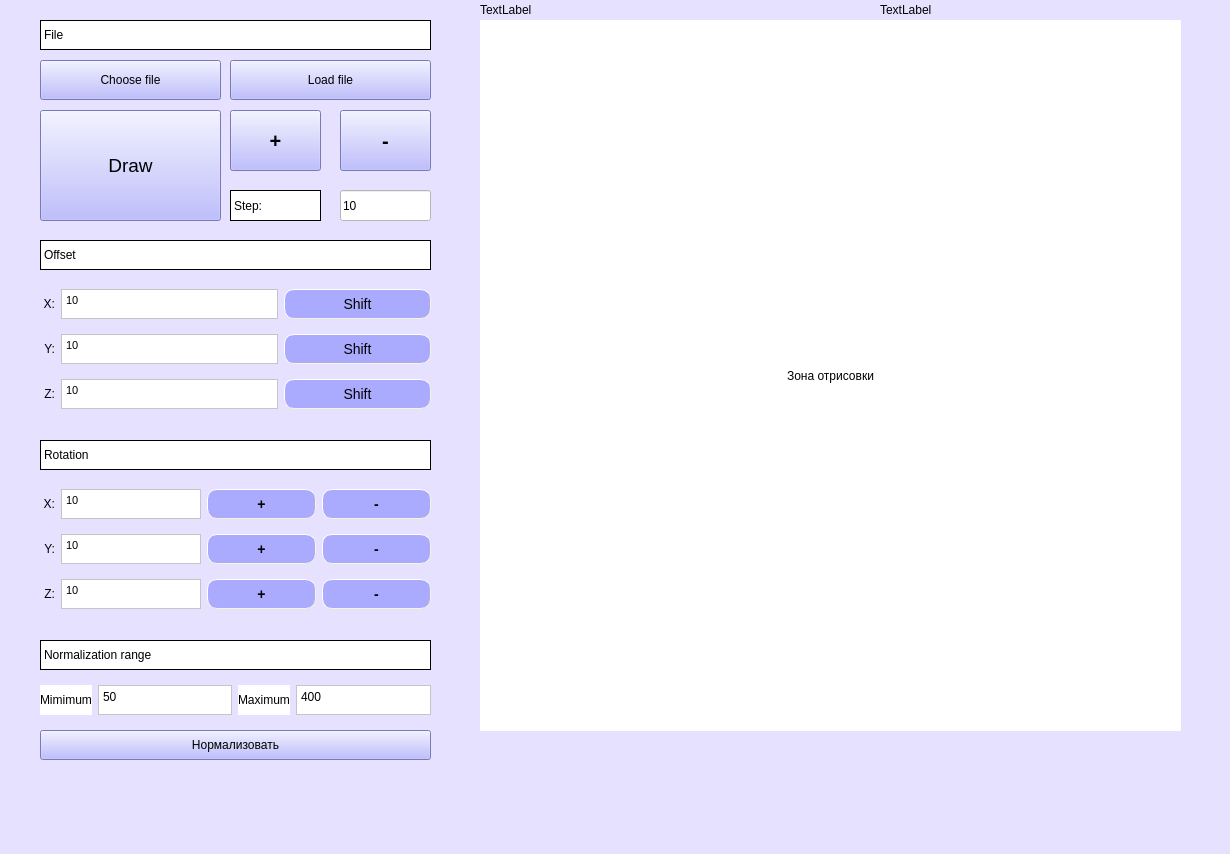
<?xml version="1.0" encoding="UTF-8"?>
<ui version="4.0">
 <class>MainWindow</class>
 <widget class="QMainWindow" name="MainWindow">
  <property name="geometry">
   <rect>
    <x>0</x>
    <y>0</y>
    <width>1230</width>
    <height>854</height>
   </rect>
  </property>
  <property name="windowTitle">
   <string>MainWindow</string>
  </property>
  <property name="styleSheet">
   <string notr="true">background-color: rgb(255, 255, 255);
background-color: rgb(230, 225, 255);</string>
  </property>
  <widget class="QWidget" name="centralwidget">
   <widget class="QLabel" name="draw_label">
    <property name="geometry">
     <rect>
      <x>480</x>
      <y>20</y>
      <width>701</width>
      <height>711</height>
     </rect>
    </property>
    <property name="styleSheet">
     <string notr="true">background-color: rgb(255, 255, 255);</string>
    </property>
    <property name="text">
     <string>Зона отрисовки</string>
    </property>
    <property name="alignment">
     <set>Qt::AlignCenter</set>
    </property>
   </widget>
   <widget class="QLabel" name="fileName_label">
    <property name="geometry">
     <rect>
      <x>40</x>
      <y>20</y>
      <width>391</width>
      <height>30</height>
     </rect>
    </property>
    <property name="styleSheet">
     <string notr="true">color: rgb(0, 0, 0);
border-color: rgb(0, 0, 0);
background-color: rgb(255, 255, 255);</string>
    </property>
    <property name="frameShape">
     <enum>QFrame::Box</enum>
    </property>
    <property name="text">
     <string>File </string>
    </property>
    <property name="wordWrap">
     <bool>true</bool>
    </property>
    <property name="margin">
     <number>5</number>
    </property>
   </widget>
   <widget class="QPushButton" name="fileDialog_btn">
    <property name="geometry">
     <rect>
      <x>40</x>
      <y>60</y>
      <width>181</width>
      <height>40</height>
     </rect>
    </property>
    <property name="minimumSize">
     <size>
      <width>0</width>
      <height>40</height>
     </size>
    </property>
    <property name="styleSheet">
     <string notr="true">background-color: rgb(170, 170, 255);
color: rgb(0, 0, 0);</string>
    </property>
    <property name="text">
     <string>Choose file</string>
    </property>
   </widget>
   <widget class="QPushButton" name="fileLoad_btn">
    <property name="geometry">
     <rect>
      <x>230</x>
      <y>60</y>
      <width>201</width>
      <height>40</height>
     </rect>
    </property>
    <property name="minimumSize">
     <size>
      <width>0</width>
      <height>40</height>
     </size>
    </property>
    <property name="styleSheet">
     <string notr="true">background-color: rgb(170, 170, 255);
color: rgb(0, 0, 0);</string>
    </property>
    <property name="text">
     <string>Load file</string>
    </property>
   </widget>
   <widget class="QPushButton" name="draw_btn">
    <property name="geometry">
     <rect>
      <x>40</x>
      <y>110</y>
      <width>181</width>
      <height>111</height>
     </rect>
    </property>
    <property name="minimumSize">
     <size>
      <width>0</width>
      <height>50</height>
     </size>
    </property>
    <property name="font">
     <font>
      <pointsize>14</pointsize>
     </font>
    </property>
    <property name="styleSheet">
     <string notr="true">background-color: rgb(170, 170, 255);
color: rgb(0, 0, 0);</string>
    </property>
    <property name="text">
     <string>Draw</string>
    </property>
   </widget>
   <widget class="QLabel" name="label_3">
    <property name="geometry">
     <rect>
      <x>40</x>
      <y>240</y>
      <width>391</width>
      <height>30</height>
     </rect>
    </property>
    <property name="styleSheet">
     <string notr="true">color: rgb(0, 0, 0);
border-color: rgb(0, 0, 0);
background-color: rgb(255, 255, 255);</string>
    </property>
    <property name="frameShape">
     <enum>QFrame::Box</enum>
    </property>
    <property name="text">
     <string>Offset</string>
    </property>
    <property name="margin">
     <number>5</number>
    </property>
   </widget>
   <widget class="QWidget" name="gridLayoutWidget">
    <property name="geometry">
     <rect>
      <x>40</x>
      <y>280</y>
      <width>391</width>
      <height>141</height>
     </rect>
    </property>
    <layout class="QGridLayout" name="gridLayout">
     <item row="0" column="0">
      <widget class="QLabel" name="label_4">
       <property name="minimumSize">
        <size>
         <width>15</width>
         <height>0</height>
        </size>
       </property>
       <property name="maximumSize">
        <size>
         <width>16777215</width>
         <height>30</height>
        </size>
       </property>
       <property name="styleSheet">
        <string notr="true">color: rgb(0, 0, 0);</string>
       </property>
       <property name="text">
        <string>X:</string>
       </property>
       <property name="alignment">
        <set>Qt::AlignRight|Qt::AlignTrailing|Qt::AlignVCenter</set>
       </property>
      </widget>
     </item>
     <item row="0" column="2">
      <widget class="QPushButton" name="offset_x_btn">
       <property name="minimumSize">
        <size>
         <width>109</width>
         <height>30</height>
        </size>
       </property>
       <property name="font">
        <font>
         <pointsize>-1</pointsize>
         <italic>false</italic>
         <bold>false</bold>
        </font>
       </property>
       <property name="styleSheet">
        <string notr="true"> QPushButton {
	color: rgb(0, 0, 0);
     background-color: rgb(170, 170, 255);
     border-style: outset;
     border-width: 1px;
     border-radius: 10px;
     border-color: beige;
     font: 14px;
     min-width: 5em;
     padding: 6px;
 }
 QPushButton:pressed {
     background-color: rgb(224, 0, 0);
     border-style: inset;
 }
</string>
       </property>
       <property name="text">
        <string>Shift</string>
       </property>
      </widget>
     </item>
     <item row="1" column="2">
      <widget class="QPushButton" name="offset_y_btn">
       <property name="minimumSize">
        <size>
         <width>147</width>
         <height>30</height>
        </size>
       </property>
       <property name="styleSheet">
        <string notr="true"> QPushButton {
	color: rgb(0, 0, 0);
     background-color: rgb(170, 170, 255);
     border-style: outset;
     border-width: 1px;
     border-radius: 10px;
     border-color: beige;
     font: 14px;
     min-width: 7em;
     padding: 6px;
 }
 QPushButton:pressed {
     background-color: rgb(224, 0, 0);
     border-style: inset;
 }
</string>
       </property>
       <property name="text">
        <string>Shift</string>
       </property>
      </widget>
     </item>
     <item row="0" column="1">
      <widget class="QTextEdit" name="offset_x">
       <property name="maximumSize">
        <size>
         <width>16777215</width>
         <height>30</height>
        </size>
       </property>
       <property name="styleSheet">
        <string notr="true">color: rgb(0, 0, 0);
border-color: rgb(0, 0, 0);
background-color: rgb(255, 255, 255);</string>
       </property>
       <property name="html">
        <string>&lt;!DOCTYPE HTML PUBLIC &quot;-//W3C//DTD HTML 4.0//EN&quot; &quot;http://www.w3.org/TR/REC-html40/strict.dtd&quot;&gt;
&lt;html&gt;&lt;head&gt;&lt;meta name=&quot;qrichtext&quot; content=&quot;1&quot; /&gt;&lt;meta charset=&quot;utf-8&quot; /&gt;&lt;style type=&quot;text/css&quot;&gt;
p, li { white-space: pre-wrap; }
&lt;/style&gt;&lt;/head&gt;&lt;body style=&quot; font-family:'Segoe UI'; font-size:9pt; font-weight:400; font-style:normal;&quot;&gt;
&lt;p style=&quot; margin-top:0px; margin-bottom:0px; margin-left:0px; margin-right:0px; -qt-block-indent:0; text-indent:0px;&quot;&gt;&lt;span style=&quot; font-family:'MS Shell Dlg 2'; font-size:8.25pt;&quot;&gt;10&lt;/span&gt;&lt;/p&gt;&lt;/body&gt;&lt;/html&gt;</string>
       </property>
      </widget>
     </item>
     <item row="1" column="0">
      <widget class="QLabel" name="label_5">
       <property name="minimumSize">
        <size>
         <width>15</width>
         <height>0</height>
        </size>
       </property>
       <property name="maximumSize">
        <size>
         <width>16777215</width>
         <height>30</height>
        </size>
       </property>
       <property name="styleSheet">
        <string notr="true">color: rgb(0, 0, 0);</string>
       </property>
       <property name="text">
        <string>Y:</string>
       </property>
       <property name="alignment">
        <set>Qt::AlignRight|Qt::AlignTrailing|Qt::AlignVCenter</set>
       </property>
      </widget>
     </item>
     <item row="1" column="1">
      <widget class="QTextEdit" name="offset_y">
       <property name="maximumSize">
        <size>
         <width>16777215</width>
         <height>30</height>
        </size>
       </property>
       <property name="styleSheet">
        <string notr="true">color: rgb(0, 0, 0);
border-color: rgb(0, 0, 0);
background-color: rgb(255, 255, 255);color: rgb(0, 0, 0);</string>
       </property>
       <property name="html">
        <string>&lt;!DOCTYPE HTML PUBLIC &quot;-//W3C//DTD HTML 4.0//EN&quot; &quot;http://www.w3.org/TR/REC-html40/strict.dtd&quot;&gt;
&lt;html&gt;&lt;head&gt;&lt;meta name=&quot;qrichtext&quot; content=&quot;1&quot; /&gt;&lt;meta charset=&quot;utf-8&quot; /&gt;&lt;style type=&quot;text/css&quot;&gt;
p, li { white-space: pre-wrap; }
&lt;/style&gt;&lt;/head&gt;&lt;body style=&quot; font-family:'Segoe UI'; font-size:9pt; font-weight:400; font-style:normal;&quot;&gt;
&lt;p style=&quot; margin-top:0px; margin-bottom:0px; margin-left:0px; margin-right:0px; -qt-block-indent:0; text-indent:0px;&quot;&gt;&lt;span style=&quot; font-family:'MS Shell Dlg 2'; font-size:8.25pt;&quot;&gt;10&lt;/span&gt;&lt;/p&gt;&lt;/body&gt;&lt;/html&gt;</string>
       </property>
      </widget>
     </item>
     <item row="2" column="0">
      <widget class="QLabel" name="label_6">
       <property name="minimumSize">
        <size>
         <width>15</width>
         <height>0</height>
        </size>
       </property>
       <property name="maximumSize">
        <size>
         <width>16777215</width>
         <height>30</height>
        </size>
       </property>
       <property name="styleSheet">
        <string notr="true">color: rgb(0, 0, 0);</string>
       </property>
       <property name="text">
        <string>Z:</string>
       </property>
       <property name="alignment">
        <set>Qt::AlignRight|Qt::AlignTrailing|Qt::AlignVCenter</set>
       </property>
      </widget>
     </item>
     <item row="2" column="1">
      <widget class="QTextEdit" name="offset_z">
       <property name="maximumSize">
        <size>
         <width>16777215</width>
         <height>30</height>
        </size>
       </property>
       <property name="styleSheet">
        <string notr="true">color: rgb(0, 0, 0);
border-color: rgb(0, 0, 0);
background-color: rgb(255, 255, 255);color: rgb(0, 0, 0);</string>
       </property>
       <property name="html">
        <string>&lt;!DOCTYPE HTML PUBLIC &quot;-//W3C//DTD HTML 4.0//EN&quot; &quot;http://www.w3.org/TR/REC-html40/strict.dtd&quot;&gt;
&lt;html&gt;&lt;head&gt;&lt;meta name=&quot;qrichtext&quot; content=&quot;1&quot; /&gt;&lt;meta charset=&quot;utf-8&quot; /&gt;&lt;style type=&quot;text/css&quot;&gt;
p, li { white-space: pre-wrap; }
&lt;/style&gt;&lt;/head&gt;&lt;body style=&quot; font-family:'Segoe UI'; font-size:9pt; font-weight:400; font-style:normal;&quot;&gt;
&lt;p style=&quot; margin-top:0px; margin-bottom:0px; margin-left:0px; margin-right:0px; -qt-block-indent:0; text-indent:0px;&quot;&gt;&lt;span style=&quot; font-family:'MS Shell Dlg 2'; font-size:8.25pt;&quot;&gt;10&lt;/span&gt;&lt;/p&gt;&lt;/body&gt;&lt;/html&gt;</string>
       </property>
      </widget>
     </item>
     <item row="2" column="2">
      <widget class="QPushButton" name="offset_z_btn">
       <property name="minimumSize">
        <size>
         <width>109</width>
         <height>30</height>
        </size>
       </property>
       <property name="styleSheet">
        <string notr="true"> QPushButton {
	color: rgb(0, 0, 0);
     background-color: rgb(170, 170, 255);
     border-style: outset;
     border-width: 1px;
     border-radius: 10px;
     border-color: beige;
     font: 14px;
     min-width: 5em;
     padding: 6px;
 }
 QPushButton:pressed {
     background-color: rgb(224, 0, 0);
     border-style: inset;
 }
</string>
       </property>
       <property name="text">
        <string>Shift</string>
       </property>
      </widget>
     </item>
    </layout>
   </widget>
   <widget class="QLabel" name="label_7">
    <property name="geometry">
     <rect>
      <x>40</x>
      <y>440</y>
      <width>391</width>
      <height>30</height>
     </rect>
    </property>
    <property name="styleSheet">
     <string notr="true">color: rgb(0, 0, 0);
border-color: rgb(0, 0, 0);
background-color: rgb(255, 255, 255);</string>
    </property>
    <property name="frameShape">
     <enum>QFrame::Box</enum>
    </property>
    <property name="text">
     <string>Rotation</string>
    </property>
    <property name="margin">
     <number>5</number>
    </property>
   </widget>
   <widget class="QWidget" name="gridLayoutWidget_2">
    <property name="geometry">
     <rect>
      <x>40</x>
      <y>480</y>
      <width>391</width>
      <height>141</height>
     </rect>
    </property>
    <layout class="QGridLayout" name="gridLayout_2">
     <item row="0" column="2">
      <widget class="QPushButton" name="rotate_x_btn">
       <property name="minimumSize">
        <size>
         <width>109</width>
         <height>30</height>
        </size>
       </property>
       <property name="styleSheet">
        <string notr="true"> QPushButton {
	color: rgb(0, 0, 0);
     background-color: rgb(170, 170, 255);
     border-style: outset;
     border-width: 1px;
     border-radius: 10px;
     border-color: beige;
     font: bold 14px;
     min-width: 5em;
     padding: 6px;
 }
 QPushButton:pressed {
     background-color: rgb(224, 0, 0);
     border-style: inset;
 }
</string>
       </property>
       <property name="text">
        <string>+</string>
       </property>
      </widget>
     </item>
     <item row="1" column="2">
      <widget class="QPushButton" name="rotate_y_btn">
       <property name="minimumSize">
        <size>
         <width>109</width>
         <height>30</height>
        </size>
       </property>
       <property name="styleSheet">
        <string notr="true"> QPushButton {
	color: rgb(0, 0, 0);
     background-color: rgb(170, 170, 255);
     border-style: outset;
     border-width: 1px;
     border-radius: 10px;
     border-color: beige;
     font: bold 14px;
     min-width: 5em;
     padding: 6px;
 }
 QPushButton:pressed {
     background-color: rgb(224, 0, 0);
     border-style: inset;
 }
</string>
       </property>
       <property name="text">
        <string>+</string>
       </property>
      </widget>
     </item>
     <item row="1" column="0">
      <widget class="QLabel" name="label_10">
       <property name="minimumSize">
        <size>
         <width>15</width>
         <height>0</height>
        </size>
       </property>
       <property name="maximumSize">
        <size>
         <width>16777215</width>
         <height>30</height>
        </size>
       </property>
       <property name="styleSheet">
        <string notr="true">color: rgb(0, 0, 0);</string>
       </property>
       <property name="text">
        <string>Y:</string>
       </property>
       <property name="alignment">
        <set>Qt::AlignRight|Qt::AlignTrailing|Qt::AlignVCenter</set>
       </property>
      </widget>
     </item>
     <item row="0" column="1">
      <widget class="QTextEdit" name="rotation_x">
       <property name="maximumSize">
        <size>
         <width>16777215</width>
         <height>30</height>
        </size>
       </property>
       <property name="styleSheet">
        <string notr="true">color: rgb(0, 0, 0);
border-color: rgb(0, 0, 0);
background-color: rgb(255, 255, 255);</string>
       </property>
       <property name="frameShadow">
        <enum>QFrame::Plain</enum>
       </property>
       <property name="html">
        <string>&lt;!DOCTYPE HTML PUBLIC &quot;-//W3C//DTD HTML 4.0//EN&quot; &quot;http://www.w3.org/TR/REC-html40/strict.dtd&quot;&gt;
&lt;html&gt;&lt;head&gt;&lt;meta name=&quot;qrichtext&quot; content=&quot;1&quot; /&gt;&lt;meta charset=&quot;utf-8&quot; /&gt;&lt;style type=&quot;text/css&quot;&gt;
p, li { white-space: pre-wrap; }
&lt;/style&gt;&lt;/head&gt;&lt;body style=&quot; font-family:'Segoe UI'; font-size:9pt; font-weight:400; font-style:normal;&quot;&gt;
&lt;p style=&quot; margin-top:0px; margin-bottom:0px; margin-left:0px; margin-right:0px; -qt-block-indent:0; text-indent:0px;&quot;&gt;&lt;span style=&quot; font-family:'MS Shell Dlg 2'; font-size:8.25pt;&quot;&gt;10&lt;/span&gt;&lt;/p&gt;&lt;/body&gt;&lt;/html&gt;</string>
       </property>
       <property name="placeholderText">
        <string>0.1</string>
       </property>
      </widget>
     </item>
     <item row="0" column="3">
      <widget class="QPushButton" name="rotate_x_back_btn">
       <property name="minimumSize">
        <size>
         <width>109</width>
         <height>30</height>
        </size>
       </property>
       <property name="font">
        <font>
         <pointsize>-1</pointsize>
         <italic>false</italic>
         <bold>true</bold>
        </font>
       </property>
       <property name="styleSheet">
        <string notr="true"> QPushButton {
	color: rgb(0, 0, 0);
     background-color: rgb(170, 170, 255);
     border-style: outset;
     border-width: 1px;
     border-radius: 10px;
     border-color: beige;
     font: bold 14px;
     min-width: 5em;
     padding: 6px;
 }
 QPushButton:pressed {
     background-color: rgb(224, 0, 0);
     border-style: inset;
 }
</string>
       </property>
       <property name="text">
        <string>-</string>
       </property>
      </widget>
     </item>
     <item row="0" column="0">
      <widget class="QLabel" name="label_8">
       <property name="minimumSize">
        <size>
         <width>15</width>
         <height>0</height>
        </size>
       </property>
       <property name="maximumSize">
        <size>
         <width>16777215</width>
         <height>30</height>
        </size>
       </property>
       <property name="styleSheet">
        <string notr="true">color: rgb(0, 0, 0);</string>
       </property>
       <property name="text">
        <string>X:</string>
       </property>
       <property name="alignment">
        <set>Qt::AlignRight|Qt::AlignTrailing|Qt::AlignVCenter</set>
       </property>
      </widget>
     </item>
     <item row="1" column="1">
      <widget class="QTextEdit" name="rotation_y">
       <property name="maximumSize">
        <size>
         <width>16777215</width>
         <height>30</height>
        </size>
       </property>
       <property name="styleSheet">
        <string notr="true">color: rgb(0, 0, 0);
border-color: rgb(0, 0, 0);
background-color: rgb(255, 255, 255);</string>
       </property>
       <property name="html">
        <string>&lt;!DOCTYPE HTML PUBLIC &quot;-//W3C//DTD HTML 4.0//EN&quot; &quot;http://www.w3.org/TR/REC-html40/strict.dtd&quot;&gt;
&lt;html&gt;&lt;head&gt;&lt;meta name=&quot;qrichtext&quot; content=&quot;1&quot; /&gt;&lt;meta charset=&quot;utf-8&quot; /&gt;&lt;style type=&quot;text/css&quot;&gt;
p, li { white-space: pre-wrap; }
&lt;/style&gt;&lt;/head&gt;&lt;body style=&quot; font-family:'Segoe UI'; font-size:9pt; font-weight:400; font-style:normal;&quot;&gt;
&lt;p style=&quot; margin-top:0px; margin-bottom:0px; margin-left:0px; margin-right:0px; -qt-block-indent:0; text-indent:0px;&quot;&gt;&lt;span style=&quot; font-family:'MS Shell Dlg 2'; font-size:8.25pt;&quot;&gt;10&lt;/span&gt;&lt;/p&gt;&lt;/body&gt;&lt;/html&gt;</string>
       </property>
      </widget>
     </item>
     <item row="1" column="3">
      <widget class="QPushButton" name="rotate_y_back_btn">
       <property name="minimumSize">
        <size>
         <width>109</width>
         <height>30</height>
        </size>
       </property>
       <property name="styleSheet">
        <string notr="true"> QPushButton {
	color: rgb(0, 0, 0);
     background-color: rgb(170, 170, 255);
     border-style: outset;
     border-width: 1px;
     border-radius: 10px;
     border-color: beige;
     font: bold 14px;
     min-width: 5em;
     padding: 6px;
 }
 QPushButton:pressed {
     background-color: rgb(224, 0, 0);
     border-style: inset;
 }
</string>
       </property>
       <property name="text">
        <string>-</string>
       </property>
      </widget>
     </item>
     <item row="2" column="0">
      <widget class="QLabel" name="label_9">
       <property name="minimumSize">
        <size>
         <width>15</width>
         <height>0</height>
        </size>
       </property>
       <property name="maximumSize">
        <size>
         <width>16777215</width>
         <height>30</height>
        </size>
       </property>
       <property name="styleSheet">
        <string notr="true">color: rgb(0, 0, 0);</string>
       </property>
       <property name="text">
        <string>Z:</string>
       </property>
       <property name="alignment">
        <set>Qt::AlignRight|Qt::AlignTrailing|Qt::AlignVCenter</set>
       </property>
      </widget>
     </item>
     <item row="2" column="1">
      <widget class="QTextEdit" name="rotation_z">
       <property name="maximumSize">
        <size>
         <width>16777215</width>
         <height>30</height>
        </size>
       </property>
       <property name="layoutDirection">
        <enum>Qt::LeftToRight</enum>
       </property>
       <property name="styleSheet">
        <string notr="true">color: rgb(0, 0, 0);
border-color: rgb(0, 0, 0);
background-color: rgb(255, 255, 255);</string>
       </property>
       <property name="html">
        <string>&lt;!DOCTYPE HTML PUBLIC &quot;-//W3C//DTD HTML 4.0//EN&quot; &quot;http://www.w3.org/TR/REC-html40/strict.dtd&quot;&gt;
&lt;html&gt;&lt;head&gt;&lt;meta name=&quot;qrichtext&quot; content=&quot;1&quot; /&gt;&lt;meta charset=&quot;utf-8&quot; /&gt;&lt;style type=&quot;text/css&quot;&gt;
p, li { white-space: pre-wrap; }
&lt;/style&gt;&lt;/head&gt;&lt;body style=&quot; font-family:'Segoe UI'; font-size:9pt; font-weight:400; font-style:normal;&quot;&gt;
&lt;p style=&quot; margin-top:0px; margin-bottom:0px; margin-left:0px; margin-right:0px; -qt-block-indent:0; text-indent:0px;&quot;&gt;&lt;span style=&quot; font-family:'MS Shell Dlg 2'; font-size:8.25pt;&quot;&gt;10&lt;/span&gt;&lt;/p&gt;&lt;/body&gt;&lt;/html&gt;</string>
       </property>
      </widget>
     </item>
     <item row="2" column="2">
      <widget class="QPushButton" name="rotate_z_btn">
       <property name="minimumSize">
        <size>
         <width>109</width>
         <height>30</height>
        </size>
       </property>
       <property name="styleSheet">
        <string notr="true"> QPushButton {
	color: rgb(0, 0, 0);
     background-color: rgb(170, 170, 255);
     border-style: outset;
     border-width: 1px;
     border-radius: 10px;
     border-color: beige;
     font: bold 14px;
     min-width: 5em;
     padding: 6px;
 }
 QPushButton:pressed {
     background-color: rgb(224, 0, 0);
     border-style: inset;
 }
</string>
       </property>
       <property name="text">
        <string>+</string>
       </property>
      </widget>
     </item>
     <item row="2" column="3">
      <widget class="QPushButton" name="rotate_z_back_btn">
       <property name="minimumSize">
        <size>
         <width>109</width>
         <height>30</height>
        </size>
       </property>
       <property name="styleSheet">
        <string notr="true"> QPushButton {
	color: rgb(0, 0, 0);
     background-color: rgb(170, 170, 255);
     border-style: outset;
     border-width: 1px;
     border-radius: 10px;
     border-color: beige;
     font: bold 14px;
     min-width: 5em;
     padding: 6px;
 }
 QPushButton:pressed {
     background-color: rgb(224, 0, 0);
     border-style: inset;
 }
</string>
       </property>
       <property name="text">
        <string>-</string>
       </property>
      </widget>
     </item>
    </layout>
   </widget>
   <widget class="QLabel" name="label">
    <property name="geometry">
     <rect>
      <x>40</x>
      <y>640</y>
      <width>391</width>
      <height>30</height>
     </rect>
    </property>
    <property name="styleSheet">
     <string notr="true">color: rgb(0, 0, 0);
border-color: rgb(0, 0, 0);
background-color: rgb(255, 255, 255);</string>
    </property>
    <property name="frameShape">
     <enum>QFrame::Box</enum>
    </property>
    <property name="text">
     <string>Normalization range</string>
    </property>
    <property name="margin">
     <number>5</number>
    </property>
   </widget>
   <widget class="QPushButton" name="normalization_btn">
    <property name="geometry">
     <rect>
      <x>40</x>
      <y>730</y>
      <width>391</width>
      <height>30</height>
     </rect>
    </property>
    <property name="minimumSize">
     <size>
      <width>0</width>
      <height>30</height>
     </size>
    </property>
    <property name="styleSheet">
     <string notr="true">background-color: rgb(170, 170, 255);
color: rgb(0, 0, 0);</string>
    </property>
    <property name="text">
     <string>Нормализовать</string>
    </property>
   </widget>
   <widget class="QWidget" name="gridLayoutWidget_3">
    <property name="geometry">
     <rect>
      <x>40</x>
      <y>680</y>
      <width>391</width>
      <height>41</height>
     </rect>
    </property>
    <layout class="QGridLayout" name="gridLayout_3">
     <item row="0" column="0">
      <widget class="QLabel" name="label_2">
       <property name="styleSheet">
        <string notr="true">color: rgb(0, 0, 0);
border-color: rgb(0, 0, 0);
background-color: rgb(255, 255, 255);</string>
       </property>
       <property name="text">
        <string>Mimimum</string>
       </property>
      </widget>
     </item>
     <item row="0" column="4">
      <widget class="QPlainTextEdit" name="normalization_b">
       <property name="minimumSize">
        <size>
         <width>0</width>
         <height>30</height>
        </size>
       </property>
       <property name="maximumSize">
        <size>
         <width>16777215</width>
         <height>30</height>
        </size>
       </property>
       <property name="styleSheet">
        <string notr="true">color: rgb(0, 0, 0);
border-color: rgb(0, 0, 0);
background-color: rgb(255, 255, 255);</string>
       </property>
       <property name="plainText">
        <string>400</string>
       </property>
      </widget>
     </item>
     <item row="0" column="1">
      <widget class="QPlainTextEdit" name="normalization_a">
       <property name="minimumSize">
        <size>
         <width>0</width>
         <height>30</height>
        </size>
       </property>
       <property name="maximumSize">
        <size>
         <width>16777215</width>
         <height>30</height>
        </size>
       </property>
       <property name="styleSheet">
        <string notr="true">color: rgb(0, 0, 0);
border-color: rgb(0, 0, 0);
background-color: rgb(255, 255, 255);</string>
       </property>
       <property name="plainText">
        <string>50</string>
       </property>
      </widget>
     </item>
     <item row="0" column="3">
      <widget class="QLabel" name="label_11">
       <property name="styleSheet">
        <string notr="true">color: rgb(0, 0, 0);
border-color: rgb(0, 0, 0);
background-color: rgb(255, 255, 255);</string>
       </property>
       <property name="text">
        <string>Maximum</string>
       </property>
      </widget>
     </item>
    </layout>
   </widget>
   <widget class="QPushButton" name="plus_btn">
    <property name="geometry">
     <rect>
      <x>230</x>
      <y>110</y>
      <width>91</width>
      <height>61</height>
     </rect>
    </property>
    <property name="font">
     <font>
      <pointsize>15</pointsize>
      <bold>true</bold>
      <underline>false</underline>
      <stylestrategy>PreferDefault</stylestrategy>
     </font>
    </property>
    <property name="styleSheet">
     <string notr="true">background-color: rgb(170, 170, 255);
color: rgb(0, 0, 0);</string>
    </property>
    <property name="text">
     <string>+</string>
    </property>
    <property name="autoRepeat">
     <bool>false</bool>
    </property>
   </widget>
   <widget class="QPushButton" name="minus_btn">
    <property name="geometry">
     <rect>
      <x>340</x>
      <y>110</y>
      <width>91</width>
      <height>61</height>
     </rect>
    </property>
    <property name="font">
     <font>
      <pointsize>15</pointsize>
      <bold>true</bold>
      <underline>false</underline>
      <stylestrategy>PreferDefault</stylestrategy>
     </font>
    </property>
    <property name="styleSheet">
     <string notr="true">background-color: rgb(170, 170, 255);
color: rgb(0, 0, 0);</string>
    </property>
    <property name="text">
     <string>-</string>
    </property>
   </widget>
   <widget class="QLineEdit" name="step">
    <property name="geometry">
     <rect>
      <x>340</x>
      <y>190</y>
      <width>91</width>
      <height>31</height>
     </rect>
    </property>
    <property name="styleSheet">
     <string notr="true">background-color: rgb(255, 255, 255);
color: rgb(0, 0, 0);</string>
    </property>
    <property name="text">
     <string>10</string>
    </property>
   </widget>
   <widget class="QLabel" name="label_12">
    <property name="geometry">
     <rect>
      <x>230</x>
      <y>190</y>
      <width>91</width>
      <height>31</height>
     </rect>
    </property>
    <property name="styleSheet">
     <string notr="true">color: rgb(0, 0, 0);
border-color: rgb(0, 0, 0);
background-color: rgb(255, 255, 255);</string>
    </property>
    <property name="frameShape">
     <enum>QFrame::Box</enum>
    </property>
    <property name="text">
     <string>Step:</string>
    </property>
    <property name="margin">
     <number>5</number>
    </property>
   </widget>
   <widget class="QLabel" name="doIt_label">
    <property name="geometry">
     <rect>
      <x>480</x>
      <y>0</y>
      <width>371</width>
      <height>20</height>
     </rect>
    </property>
    <property name="text">
     <string>TextLabel</string>
    </property>
   </widget>
   <widget class="QLabel" name="pred">
    <property name="geometry">
     <rect>
      <x>880</x>
      <y>0</y>
      <width>251</width>
      <height>20</height>
     </rect>
    </property>
    <property name="text">
     <string>TextLabel</string>
    </property>
   </widget>
  </widget>
  <widget class="QMenuBar" name="menubar">
   <property name="geometry">
    <rect>
     <x>0</x>
     <y>0</y>
     <width>1230</width>
     <height>25</height>
    </rect>
   </property>
  </widget>
  <widget class="QStatusBar" name="statusbar"/>
 </widget>
 <resources/>
 <connections/>
</ui>
